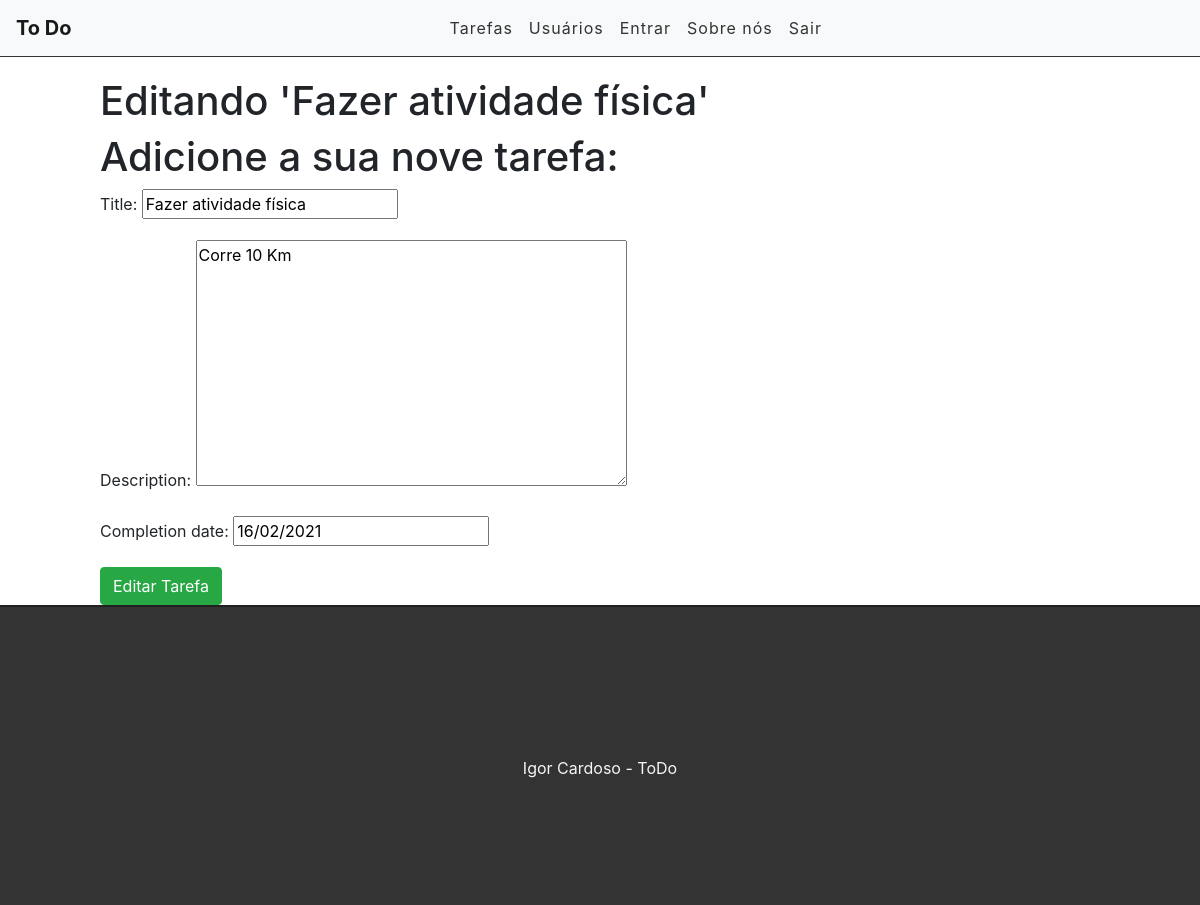
Page /edit/8 on the committed database.
### tasks/models.py (models this page shows, shortened)
class Task(models.Model):
	STATUS = (
		('fazendo', 'Fazendo'),
		('feiro', 'Feito')
	)
	title = models.CharField(max_length=255)
	description = models.TextField()
	done = models.CharField(
		max_length=7, # Tamanho da entrada
		choices=STATUS,
	)
	completion_date = models.DateField(auto_now_add=False)	# Eu criei
	created_at = models.DateTimeField(auto_now_add=True)
	update_at = models.DateTimeField(auto_now=True)

### tasks/views.py (the view)
# urls.py: path('edit/<int:id>', views.editTasks, name='edit-task'),
def editTasks(request, id):
	task = get_object_or_404(Task, pk=id)
	form = TaskForm(instance=task) # Para puxar o formulário. No instance=task deixar o form prepopulado
	if request.method == 'POST':
		form = TaskForm(request.POST, instance=task) # instance=task para saber qual form está sendo alterado
		if form.is_valid(): # Se o formulário for válido
			task.save()
			messages.info(request, 'Tarefa editada com sucesso!')	# Mensagem enviada para o front-end
			return redirect('/')
		else:
			return render(request, 'tasks/edittask.html', {'form':form, 'task':task})	# Volta para mesma página, em caso de erro
	else:
		return render(request, 'tasks/edittask.html', {'form':form, 'task':task})

### tasks/forms.py
class TaskForm(forms.ModelForm):
	class Meta:
		model = Task
		fields = ('title', 'description', 'completion_date')

### tasks/templates/tasks/edittask.html (shortened to what this page needs)
{% extends 'base.html' %}
{% block content %}
<div class="offset-1 col-10 list-div">
	<h1>Editando '{{task.title}}'</h1>
	<h1>Adicione a sua nove tarefa:</h1>
	<form method="POST">
		{{ form.as_p }}
		<input type="submit" class="btn btn-success" value="Editar Tarefa">
	</form>
</div>
{% endblock %}

### tasks/static/css/styles.css (style rules this page uses)
.list-div { padding: 0; }

### rows in the picture
Task: title "Fazer atividade física", description "Corre 10 Km", completion_date "16/02/2021"
